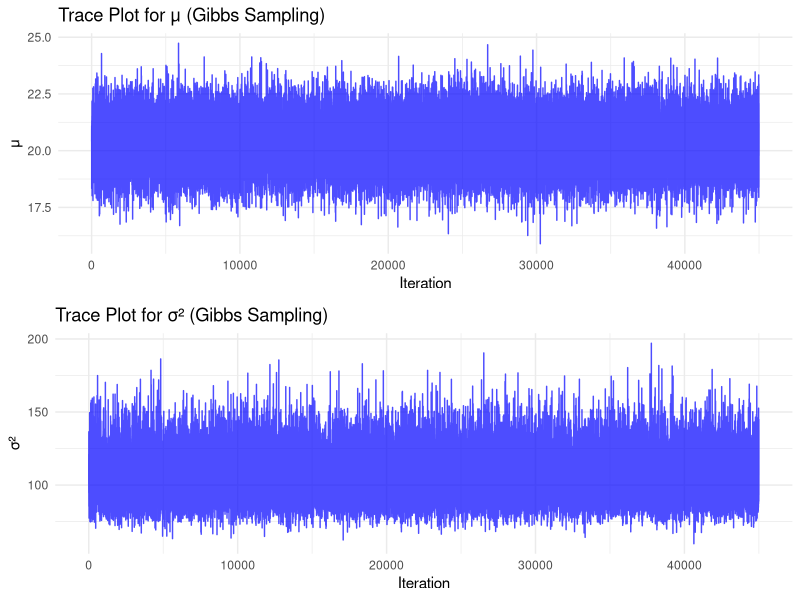
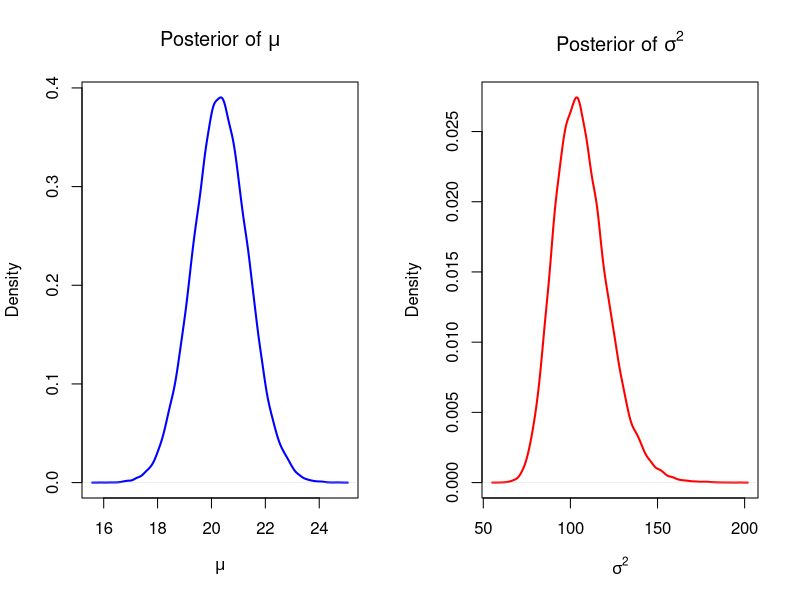
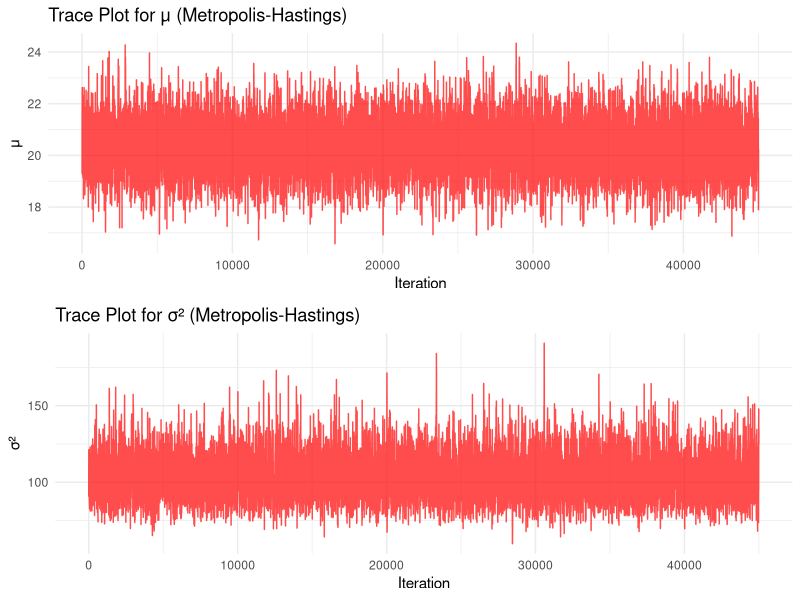
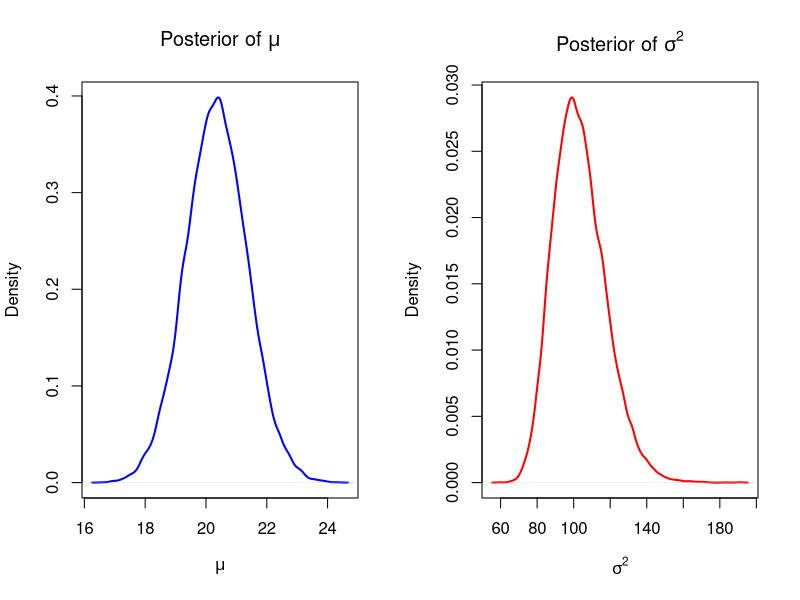
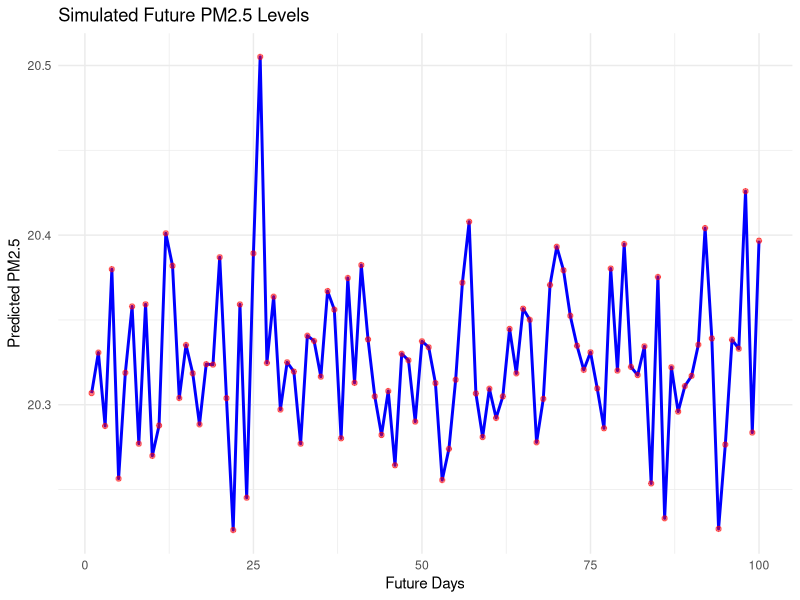
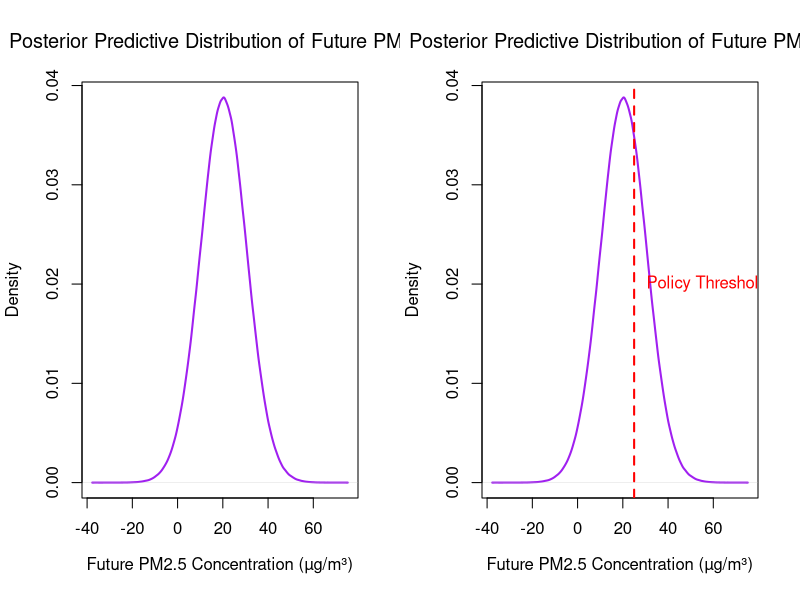
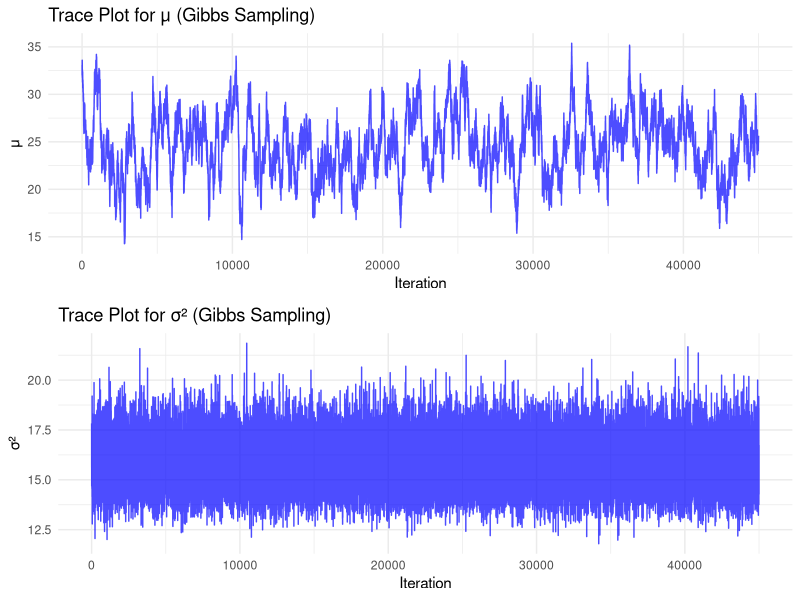
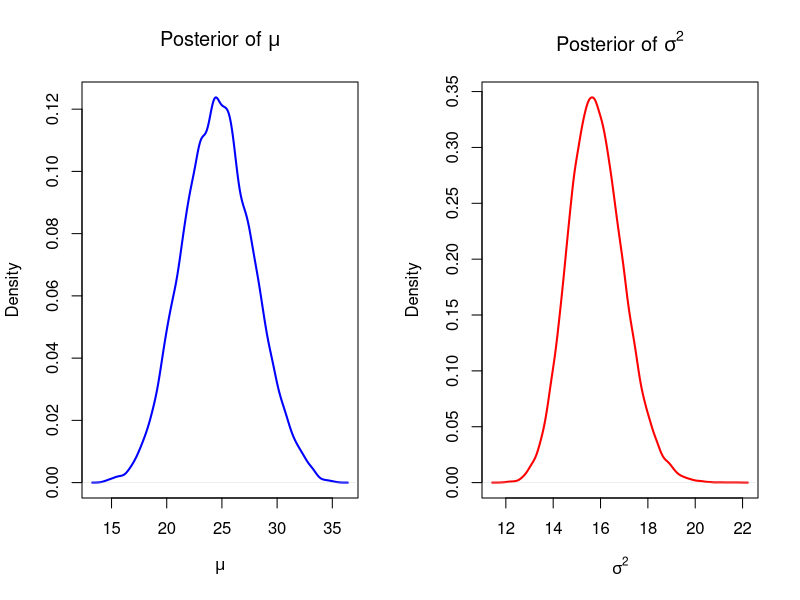

R code for these plots, in order:
## ---- chunk 1
knitr::opts_chunk$set(echo = TRUE)
## ---- chunk 2
library(fastmap)

## ---- chunk 3
# Load necessary libraries
library(ggplot2)
library(MASS)
library(coda)
library(gridExtra)

# Set reproducibility
set.seed(42)

# Simulated Air Quality Data (Daily PM2.5 Levels)
n <- 100
Y <- rnorm(n, mean = 20, sd = 10)  

# Prior Parameters
prior_mean <- 20      # Prior mean
kappa_0 <- 1          # Prior precision parameter
alpha_0 <- 2          # Prior shape parameter for inverse-gamma
beta_0 <- 1           # Prior scale parameter for inverse-gamma

# Number of Samples
num_samples <- 50000
burn_in <- 5000  # Burn-in period

# Initialize Storage 
mean_samples <- numeric(num_samples)
var_samples <- numeric(num_samples)

# Initial Values
var_samples[1] <- 1 / rgamma(1, shape = alpha_0, rate = beta_0)  
mean_samples[1] <- rnorm(1, mean = prior_mean, sd = sqrt(var_samples[1] / kappa_0))  

# Precompute mean(Y) for efficiency
Y_mean <- mean(Y)

# Gibbs Sampling
for (t in 2:num_samples) {
    # Sample variance (σ²) from Inverse-Gamma
    alpha_n <- alpha_0 + n / 2
    beta_n <- beta_0 + 0.5 * (sum((Y - mean_samples[t-1])^2) + ((kappa_0 * n) / (kappa_0 + n)) * (Y_mean - prior_mean)^2)
    var_samples[t] <- 1 / rgamma(1, shape = alpha_n, rate = beta_n)

    # Sample mean (μ) from Normal
    mu_n <- (kappa_0 * prior_mean + n * Y_mean) / (kappa_0 + n)
    kappa_n <- kappa_0 + n
    mean_samples[t] <- rnorm(1, mean = mu_n, sd = sqrt(var_samples[t] / kappa_n))
}

# Remove Burn-in
mean_samples <- mean_samples[(burn_in + 1):num_samples]
var_samples <- var_samples[(burn_in + 1):num_samples]

# Compute posterior means
posterior_mu <- mean(mean_samples)
posterior_var <- mean(var_samples)

# 95% credible intervals
mean_ci <- quantile(mean_samples, c(0.025, 0.975))
var_ci <- quantile(var_samples, c(0.025, 0.975))

# Print posterior estimates and credible intervals
cat("Posterior Mean (μ):", posterior_mu, "\n")
cat("95% CI for μ:", mean_ci, "\n")
cat("Posterior Variance (σ²):", posterior_var, "\n")
cat("95% CI for σ²:", var_ci, "\n")
## ---- chunk 4
# Trace plot for μ using Gibbs
p_mu_gibbs <- ggplot(data.frame(Iteration = 1:length(mean_samples), Value = mean_samples), 
                     aes(x = Iteration, y = Value)) +
  geom_line(color = "blue", alpha = 0.7) +
  labs(title = "Trace Plot for μ (Gibbs Sampling)", x = "Iteration", y = "μ") +
  theme_minimal()

# Trace plot for σ² using Gibbs
p_sigma2_gibbs <- ggplot(data.frame(Iteration = 1:length(var_samples), Value = var_samples), 
                         aes(x = Iteration, y = Value)) +
  geom_line(color = "blue", alpha = 0.7) +
  labs(title = "Trace Plot for σ² (Gibbs Sampling)", x = "Iteration", y = "σ²") +
  theme_minimal()

grid.arrange(p_mu_gibbs, p_sigma2_gibbs, ncol = 1)
## ---- chunk 5
# Create data frame for visualization
df_posterior <- data.frame(mu = mean_samples, sigma_sq = var_samples)

# Posterior Distribution Plots
par(mfrow = c(1, 2))  # Arrange plots side by side

# Mean (mu) posterior distribution as a smooth density curve
plot(density(mean_samples), col = "blue", lwd = 2, 
     main = expression(paste("Posterior of ", mu)), 
     xlab = expression(mu), ylab = "Density")

# Variance (sigma^2) posterior distribution as a smooth density curve
plot(density(var_samples), col = "red", lwd = 2, 
     main = expression(paste("Posterior of ", sigma^2)), 
     xlab = expression(sigma^2), ylab = "Density")
## ---- chunk 6
# Initialize Storage
mu_samples <- numeric(num_samples)
sigma2_samples <- numeric(num_samples)
acceptance_tracker <- numeric(num_samples)  # Track accept/reject

# Initial Values
sigma2_samples[1] <- 1 / rgamma(1, shape = alpha_0, rate = beta_0)  
mu_samples[1] <- rnorm(1, mean = prior_mean, sd = sqrt(sigma2_samples[1] / kappa_0))  

# Proposal Standard Deviations
# Scale based on observed standard deviation of data
sigma_mu <- 0.1 * sd(Y) 

# Scale based on log-transformed variance
sigma_log_sigma2 <- 0.1 * sd(log(Y^2))

# Log of the posterior density function
log_posterior <- function(mu, sigma2) {
  # Ensures that σ² is strictly positive
  if (sigma2 <= 0) return(-Inf) 
  #  Log of Prior for 𝜇
  log_prior_mu <- dnorm(mu, mean = prior_mean, sd = sqrt(sigma2 / kappa_0), log = TRUE)
  # Log of Prior for σ²
  log_prior_sigma2 <- dgamma(1/sigma2, shape = alpha_0, rate = beta_0, log = TRUE) - 2*log(sigma2)
  # Log-Likelihood Function
  log_likelihood <- sum(dnorm(Y, mean = mu, sd = sqrt(sigma2), log = TRUE))
  # Compute Log-Posterior
  return(log_prior_mu + log_prior_sigma2 + log_likelihood)
}


# Metropolis-Hastings Sampling
for (t in 2:num_samples) {
  # Propose new mu from Normal distribution
  mu_proposed <- rnorm(1, mean = mu_samples[t-1], sd = sigma_mu)
  
  # Propose new σ² from Log-Normal distribution
  log_sigma2_proposed <- log(sigma2_samples[t-1]) + rnorm(1, mean = 0, sd = sigma_log_sigma2)
  sigma2_proposed <- exp(log_sigma2_proposed)
  
  # Compute acceptance probability
  log_acceptance_ratio <- log_posterior(mu_proposed, sigma2_proposed) - log_posterior(mu_samples[t-1], sigma2_samples[t-1])
  acceptance_ratio <- exp(log_acceptance_ratio)
  
  # Accept or reject the proposed sample
  if (runif(1) < acceptance_ratio) {
    mu_samples[t] <- mu_proposed
    sigma2_samples[t] <- sigma2_proposed
    acceptance_tracker[t] <- 1  # Accepted
  } else {
    mu_samples[t] <- mu_samples[t-1]
    sigma2_samples[t] <- sigma2_samples[t-1]
    acceptance_tracker[t] <- 0  # Rejected
  }
}


# Remove Burn-in Samples
mu_samples <- mu_samples[(burn_in + 1):num_samples]
sigma2_samples <- sigma2_samples[(burn_in + 1):num_samples]
acceptance_tracker <- acceptance_tracker[(burn_in + 1):num_samples]  # Adjust acceptance tracker

# Posterior means
posterior_mu <- mean(mu_samples)
posterior_sigma2 <- mean(sigma2_samples)

# 95% credible intervals
mu_ci <- quantile(mu_samples, c(0.025, 0.975))
sigma2_ci <- quantile(sigma2_samples, c(0.025, 0.975))

# Display results
cat("Posterior Mean (μ):", posterior_mu, "\n")
cat("95% CI for μ:", mu_ci, "\n")
cat("Posterior Variance (σ²):", posterior_sigma2, "\n")
cat("95% CI for σ²:", sigma2_ci, "\n")

# Acceptance Rate
acceptance_rate <- mean(acceptance_tracker)
cat("Overall Acceptance Rate:", acceptance_rate, "\n")

# Summary of Acceptance Decisions
acceptance_summary <- table(acceptance_tracker)
print(acceptance_summary)


## ---- chunk 7
# Trace plot for μ using Metropolis-Hastings
p_mu_mh <- ggplot(data.frame(Iteration = 1:length(mu_samples), Value = mu_samples), 
                  aes(x = Iteration, y = Value)) +
  geom_line(color = "red", alpha = 0.7) +
  labs(title = "Trace Plot for μ (Metropolis-Hastings)", x = "Iteration", y = "μ") +
  theme_minimal()

# Trace plot for σ² using Metropolis-Hastings
p_sigma2_mh <- ggplot(data.frame(Iteration = 1:length(sigma2_samples), Value = sigma2_samples), 
                      aes(x = Iteration, y = Value)) +
  geom_line(color = "red", alpha = 0.7) +
  labs(title = "Trace Plot for σ² (Metropolis-Hastings)", x = "Iteration", y = "σ²") +
  theme_minimal()

grid.arrange(p_mu_mh, p_sigma2_mh, ncol = 1)
## ---- chunk 8
# Plot Posterior Distributions
par(mfrow = c(1, 2))  

# Posterior distribution of mu (mean) as a smooth density curve
plot(density(mu_samples), col = "blue", lwd = 2, 
     main = expression(paste("Posterior of ", mu)), 
     xlab = expression(mu), ylab = "Density")

# Posterior distribution of sigma^2 (variance) as a smooth density curve
plot(density(sigma2_samples), col = "red", lwd = 2, 
     main = expression(paste("Posterior of ", sigma^2)), 
     xlab = expression(sigma^2), ylab = "Density")

## ---- chunk 9
# Set number of future simulations
# Simulating 100 future days
num_future_days <- 100 
num_simulations <- length(mean_samples) 

# Generate future PM2.5 levels using posterior samples
future_predictions <- replicate(num_future_days, rnorm(num_simulations, mean_samples, sqrt(var_samples)))

# Compute posterior predictive mean and variance
posterior_predictive_mean <- mean(as.vector(future_predictions))  
posterior_predictive_var <- var(as.vector(future_predictions))  

# Compute daily mean for future predictions
future_mean <- apply(future_predictions, 2, mean)

# Print results
cat("Posterior Predictive Mean (Future PM2.5):", posterior_predictive_mean, "\n")
cat("Posterior Predictive Variance:", posterior_predictive_var, "\n")
## ---- chunk 10
# Create a data frame for plotting
future_days <- seq(1, num_future_days)
future_data <- data.frame(Day = future_days, PM2.5 = future_mean)

# Plot future PM2.5 
ggplot(future_data, aes(x = Day, y = PM2.5)) +
  geom_line(color = "blue", size = 1) + 
  geom_point(color = "red", alpha = 0.5) + 
  labs(title = "Simulated Future PM2.5 Levels",
       x = "Future Days",
       y = "Predicted PM2.5") +
  theme_minimal()
## ---- chunk 11
# Plot Posterior Predictive Distribution
plot(density(as.vector(future_predictions)), col = "purple", lwd = 2,
     main = expression(paste("Posterior Predictive Distribution of Future PM2.5")),
     xlab = expression("Future PM2.5 Concentration (µg/m³)"), ylab = "Density")
## ---- chunk 12
# Set air quality threshold for public policy action
threshold <- 25  

# Compute probability of exceeding the threshold
prob_exceedance <- mean(future_predictions > threshold)  

# Print result
cat("Probability of exceeding threshold:", prob_exceedance, "\n")
## ---- chunk 13
# Decision Rule: Trigger Intervention
if (prob_exceedance > 0.7) {
  cat("EMERGENCY MEASURES ACTIVATED: >70% chance of exceedance\n")
} else if (prob_exceedance > 0.5) {
  cat("INDUSTRIAL CURBS: 50-70% chance of exceedance\n")
} else if (prob_exceedance > 0.3) {
  cat("PUBLIC ADVISORIES: 30-50% chance of exceedance\n")
} else if (prob_exceedance > 0.1) {
  cat("MONITOR CLOSELY: 10-30% chance of exceedance\n")
} else {
  cat("NO ACTION REQUIRED: <10% chance of exceedance\n")
}

## ---- chunk 14
# Plot Posterior Predictive Distribution
plot(density(as.vector(future_predictions)), col = "purple", lwd = 2,
     main = expression(paste("Posterior Predictive Distribution of Future PM2.5")),
     xlab = expression("Future PM2.5 Concentration (µg/m³)"), ylab = "Density")

# Add threshold line for policy intervention
abline(v = threshold, col = "red", lwd = 2, lty = 2)
text(threshold + 1, 0.02, "Policy Threshold", col = "red", pos = 4)
## ---- chunk 15
# Define cost parameters (adjust based on policy)
# Cost of a false alarm (e.g., unnecessary public alerts).
C_F <- 50   
# Cost of missing pollution event
C_M <- 500  
# Air quality intervention threshold
T <- 25    

# Compute posterior predictive probability P(θ > T | Y)
prob_exceedance <- mean(future_predictions > T)

# Compute decision threshold
decision_threshold <- C_F / C_M

# Apply Bayesian decision rule
if (prob_exceedance > decision_threshold) {
  cat("Trigger Public Health Intervention: High Risk of Pollution Exceedance!\n")
} else {
  cat("No Immediate Intervention Needed: Pollution Levels Within Safe Limits.\n")
}

# Print probability for reference
cat("P(PM2.5 > 25):", prob_exceedance, "\n")
cat("Decision Threshold:", decision_threshold, "\n")

## ---- chunk 16
# Load necessary libraries
library(ggplot2)
library(MASS)
library(coda)
library(gridExtra)
library(reshape2)

# Set reproducibility
set.seed(42)

# Simulated Air Quality Data 
n <- 365  # Daily data for one year
dates <- seq.Date(from = as.Date("2023-01-01"), to = as.Date("2023-12-31"), by = "day")
month <- as.numeric(format(dates, "%m"))

# Define seasons: 1=Winter, 2=Spring, 3=Summer, 4=Fall
season <- ifelse(month %in% c(12,1,2), 1,  # Winter
          ifelse(month %in% 3:5, 2,         # Spring
          ifelse(month %in% 6:8, 3,         # Summer
          4)))                               # Fall

# True seasonal effects :
base_mean <- 20
true_season_effects <- c(8, 1, 5, 2)  

# Seasonal variances
season_sd <- c(4, 3, 6, 3)  # SD for each season

# Generate data with seasonal patterns
Y <- base_mean + true_season_effects[season] + rnorm(n, mean = 0, sd = season_sd[season])

# Prior Parameters (less informative priors)
prior_mean <- 25      # Prior mean
kappa_0 <- 1          # Prior precision parameter
alpha_0 <- 2          # Prior shape parameter for inverse-gamma
beta_0 <- 1           # Prior scale parameter for inverse-gamma

# Seasonal effect priors
sigma_season_prior <- 10  

# Number of Samples
num_samples <- 50000
burn_in <- 5000

# Initialize Storage 
mean_samples <- numeric(num_samples)
var_samples <- numeric(num_samples)
season_effects <- matrix(0, nrow = num_samples, ncol = 4)

# Initial Values
var_samples[1] <- 1 / rgamma(1, shape = alpha_0, rate = beta_0)
mean_samples[1] <- rnorm(1, mean = prior_mean, sd = sqrt(var_samples[1] / kappa_0))
season_effects[1,] <- rnorm(4, mean = c(8, 1, 5, 2), sd = sigma_season_prior) 

# Gibbs Sampling
for (t in 2:num_samples) {
    # Sample seasonal effects
    for (s in 1:4) {
        season_indices <- which(season == s)
        Y_s <- Y[season_indices]
        n_s <- length(Y_s)
        
        if (n_s > 0) {
            season_mean <- mean(Y_s - mean_samples[t-1])
            precision_data <- n_s/var_samples[t-1]
            precision_prior <- 1/sigma_season_prior^2
            
            post_mean <- (season_mean * precision_data) / (precision_data + precision_prior)
            post_var <- 1/(precision_data + precision_prior)
            
            season_effects[t,s] <- rnorm(1, mean = post_mean, sd = sqrt(post_var))
        } else {
            season_effects[t,s] <- rnorm(1, mean = 0, sd = sigma_season_prior)
        }
    }
    
    # Sample variance (σ²) from Inverse-Gamma
    Y_adjusted <- Y - season_effects[t, season]
    alpha_n <- alpha_0 + n/2
    beta_n <- beta_0 + 0.5*sum((Y_adjusted - mean_samples[t-1])^2)
    var_samples[t] <- 1/rgamma(1, shape = alpha_n, rate = beta_n)
    
    # Sample base mean (μ0) from Normal
    Y_adjusted_mean <- mean(Y_adjusted)
    kappa_n <- kappa_0 + n
    mu_n <- (kappa_0*prior_mean + n*Y_adjusted_mean)/kappa_n
    mean_samples[t] <- rnorm(1, mean = mu_n, sd = sqrt(var_samples[t]/kappa_n))
}

# Remove Burn-in and analyze results
mean_samples <- mean_samples[(burn_in+1):num_samples]
var_samples <- var_samples[(burn_in+1):num_samples]

# Compute posterior means
posterior_mu <- mean(mean_samples)
posterior_var <- mean(var_samples)

# 95% credible intervals
mean_ci <- quantile(mean_samples, c(0.025, 0.975))
var_ci <- quantile(var_samples, c(0.025, 0.975))

# Print posterior estimates and credible intervals
cat("Posterior Mean (μ):", posterior_mu, "\n")
cat("95% CI for μ:", mean_ci, "\n")
cat("Posterior Variance (σ²):", posterior_var, "\n")
cat("95% CI for σ²:", var_ci, "\n")
## ---- chunk 17
# Trace plot for μ using Gibbs
p_mu_gibbs <- ggplot(data.frame(Iteration = 1:length(mean_samples), Value = mean_samples), 
                     aes(x = Iteration, y = Value)) +
  geom_line(color = "blue", alpha = 0.7) +
  labs(title = "Trace Plot for μ (Gibbs Sampling)", x = "Iteration", y = "μ") +
  theme_minimal()

# Trace plot for σ² using Gibbs
p_sigma2_gibbs <- ggplot(data.frame(Iteration = 1:length(var_samples), Value = var_samples), 
                         aes(x = Iteration, y = Value)) +
  geom_line(color = "blue", alpha = 0.7) +
  labs(title = "Trace Plot for σ² (Gibbs Sampling)", x = "Iteration", y = "σ²") +
  theme_minimal()

grid.arrange(p_mu_gibbs, p_sigma2_gibbs, ncol = 1)
## ---- chunk 18
# Create data frame for visualization
df_posterior <- data.frame(mu = mean_samples, sigma_sq = var_samples)

# Set up side-by-side plots
par(mfrow = c(1, 2))

# Posterior Distribution of Mean (μ)
plot(density(mean_samples), col = "blue", lwd = 2, 
     main = expression(paste("Posterior of ", mu)), 
     xlab = expression(mu), ylab = "Density")

# Posterior Distribution of Variance (σ²)
plot(density(var_samples), col = "red", lwd = 2, 
     main = expression(paste("Posterior of ", sigma^2)), 
     xlab = expression(sigma^2), ylab = "Density")
## ---- chunk 19
# Initialize Storage 
mu_samples <- numeric(num_samples)
sigma2_samples <- numeric(num_samples)
season_effects <- matrix(0, nrow = num_samples, ncol = 4)
acceptance_tracker <- numeric(num_samples)

# Initial Values
sigma2_samples[1] <- 1 / rgamma(1, shape = alpha_0, rate = beta_0)
mu_samples[1] <- rnorm(1, mean = prior_mean, sd = sqrt(sigma2_samples[1] / kappa_0))
season_effects[1,] <- rnorm(4, mean = c(8, 1, 5, 2), sd = sigma_season_prior)

# Proposal Standard Deviations
sigma_mu <- 0.05 * sd(Y)  
sigma_log_sigma2 <- 0.05 * sd(log(Y^2))  
sigma_season_proposal <- rep(0.5, 4)

# Log of the posterior density function
log_posterior <- function(mu, sigma2, season_eff) {
  # Ensures that σ² is strictly positive
  if (sigma2 <= 0) return(-Inf)
  # Log of Prior for 𝜇
  log_prior_mu <- dnorm(mu, mean = prior_mean, sd = sqrt(sigma2 / kappa_0), log = TRUE)
  # Log of Prior for σ²
  log_prior_sigma2 <- dgamma(1/sigma2, shape = alpha_0, rate = beta_0, log = TRUE) - 2*log(sigma2)
  # Log of Prior for seasonal effects
  log_prior_season <- sum(dnorm(season_eff, mean = 0, sd = sigma_season_prior, log = TRUE))
  # Log-Likelihood (with seasonal effects)
  seasonal_adjustment <- season_eff[season]
  log_likelihood <- sum(dnorm(Y, mean = mu + seasonal_adjustment, sd = sqrt(sigma2), log = TRUE))
  # Compute Log-Posterior
  return(log_prior_mu + log_prior_sigma2 + log_prior_season + log_likelihood)
}

# Metropolis-Hastings Sampling with Seasonality
for (t in 2:num_samples) {
  # Store current values
  current_mu <- mu_samples[t-1]
  current_sigma2 <- sigma2_samples[t-1]
  current_season <- season_effects[t-1,]
  
   # Propose new mu from Normal distribution
  mu_proposed <- rnorm(1, mean = current_mu, sd = sigma_mu)
  
  # Propose new σ² from Log-Normal distribution
  log_sigma2_proposed <- log(current_sigma2) + rnorm(1, mean = 0, sd = sigma_log_sigma2)
  sigma2_proposed <- exp(log_sigma2_proposed)
  
  # Propose new seasonal effects from Normal distribution
  season_proposed <- current_season + rnorm(4, mean = 0, sd = sigma_season_proposal)
  
  # Compute acceptance probability
  log_current <- log_posterior(current_mu, current_sigma2, current_season)
  log_proposed <- log_posterior(mu_proposed, sigma2_proposed, season_proposed)
  
  log_acceptance_ratio <- log_proposed - log_current
  acceptance_ratio <- exp(log_acceptance_ratio)
  
  # Accept or reject all parameters jointly
  if (runif(1) < acceptance_ratio) {
    mu_samples[t] <- mu_proposed
    sigma2_samples[t] <- sigma2_proposed
    season_effects[t,] <- season_proposed
    acceptance_tracker[t] <- 1
  } else {
    mu_samples[t] <- current_mu
    sigma2_samples[t] <- current_sigma2
    season_effects[t,] <- current_season
    acceptance_tracker[t] <- 0
  }
}

# Remove Burn-in
mu_samples <- mu_samples[(burn_in+1):num_samples]
sigma2_samples <- sigma2_samples[(burn_in+1):num_samples]
season_effects <- season_effects[(burn_in+1):num_samples,]
acceptance_tracker <- acceptance_tracker[(burn_in+1):num_samples]

# Posterior summaries
posterior_mu <- mean(mu_samples)
posterior_sigma2 <- mean(sigma2_samples)

# 95% credible intervals
mu_ci <- quantile(mu_samples, c(0.025, 0.975))
sigma2_ci <- quantile(sigma2_samples, c(0.025, 0.975))

# Results
cat("Posterior Mean (μ):", posterior_mu, "\n")
cat("95% CI for μ:", mu_ci, "\n")
cat("Posterior Variance (σ²):", posterior_sigma2, "\n")
cat("95% CI for σ²:", sigma2_ci, "\n")
cat("Acceptance Rate:", mean(acceptance_tracker), "\n")

# Summary of Acceptance Decisions
acceptance_summary <- table(acceptance_tracker)
print(acceptance_summary)
## ---- chunk 20
# Trace plot for μ using Metropolis-Hastings
p_mu_mh <- ggplot(data.frame(Iteration = 1:length(mu_samples), Value = mu_samples), 
                  aes(x = Iteration, y = Value)) +
  geom_line(color = "red", alpha = 0.7) +
  labs(title = "Trace Plot for μ (Metropolis-Hastings)", x = "Iteration", y = "μ") +
  theme_minimal()

# Trace plot for σ² using Metropolis-Hastings
p_sigma2_mh <- ggplot(data.frame(Iteration = 1:length(sigma2_samples), Value = sigma2_samples), 
                      aes(x = Iteration, y = Value)) +
  geom_line(color = "red", alpha = 0.7) +
  labs(title = "Trace Plot for σ² (Metropolis-Hastings)", x = "Iteration", y = "σ²") +
  theme_minimal()

grid.arrange(p_mu_mh, p_sigma2_mh, ncol = 1)
## ---- chunk 21
# Plot Posterior Distributions
par(mfrow = c(1, 2))  

# Posterior of μ
plot(density(mu_samples), 
     col = "blue", 
     lwd = 2, 
     main = expression(paste("Posterior of ", mu)), 
     xlab = expression(mu), 
     ylab = "Density")

# Posterior of σ²
plot(density(sigma2_samples), 
     col = "red", 
     lwd = 2, 
     main = expression(paste("Posterior of ", sigma^2)), 
     xlab = expression(sigma^2), 
     ylab = "Density")
## ---- chunk 22
# Set number of future simulations
num_future_days <- 366  # Simulating a full year to capture all seasons
num_simulations <- length(mean_samples)

# Generate future dates (starting the day after our last observation)
future_dates <- seq.Date(from = as.Date("2024-01-01"), to = as.Date("2024-12-31"), by = "day")

# Verify we have exactly 365 days (not 366 for a non-leap year)
stopifnot(length(future_dates) == 366)

# Determine season for each future date
future_month <- as.numeric(format(future_dates, "%m"))
future_season <- ifelse(future_month %in% c(12,1,2), 1,  # Winter
                ifelse(future_month %in% 3:5, 2,         # Spring
                ifelse(future_month %in% 6:8, 3,         # Summer
                4)))                                    # Fall

# Randomly select posterior samples to use for prediction
sample_indices <- sample(1:length(mean_samples), num_future_days, replace = TRUE)

# Generate future predictions with seasonality
future_predictions <- numeric(num_future_days)
for (i in 1:num_future_days) {
  # Get the season for this future day
  s <- future_season[i]
  
  # Sample from the posterior distributions
  mu_i <- mean_samples[sample_indices[i]]
  sigma2_i <- var_samples[sample_indices[i]]
  season_effect_i <- season_effects[sample_indices[i], s]
  
  # Generate prediction with seasonal effect
  future_predictions[i] <- rnorm(1, mean = mu_i + season_effect_i, sd = sqrt(sigma2_i))
}

# Create a data frame for visualization
future_df <- data.frame(
  Date = future_dates,
  PM2.5 = future_predictions,
  Season = factor(future_season, levels = 1:4, labels = c("Winter", "Spring", "Summer", "Fall"))
)

# Compute summary statistics by season
seasonal_summary <- aggregate(PM2.5 ~ Season, data = future_df, 
                             FUN = function(x) c(Mean = mean(x), 
                                                SD = sd(x),
                                                Q5 = quantile(x, 0.05),
                                                Q95 = quantile(x, 0.95)))

# Print seasonal summary
print(seasonal_summary)

# Visualize future predictions with seasonality
ggplot(future_df, aes(x = Date, y = PM2.5, color = Season)) +
  geom_point(alpha = 0.6) +  
  labs(title = "Future PM2.5 Concentrations by Date",
       x = "Date",
       y = "PM2.5 (μg/m³)",
       color = "Season") +
  theme_minimal() +
  scale_color_manual(values = c("Winter" = "blue",  
                               "Spring" = "green", 
                               "Summer" = "red", 
                               "Fall" = "orange")) 
## ---- chunk 23
# Calculate posterior predictive distribution statistics
posterior_predictive_mean <- mean(future_predictions)
posterior_predictive_var <- var(future_predictions)

# Print results
cat("Posterior Predictive Mean (with seasonality):", round(posterior_predictive_mean, 2), "μg/m³\n")
cat("Posterior Predictive Variance (with seasonality):", round(posterior_predictive_var, 2), "\n")

# Calculate seasonal posterior predictive statistics
seasonal_pp_means <- tapply(future_predictions, future_season, mean)
seasonal_pp_vars <- tapply(future_predictions, future_season, var)

cat("Seasonal Posterior Predictive Means:\n")
print(round(seasonal_pp_means, 2))
cat("\nSeasonal Posterior Predictive Variances:\n")
print(round(seasonal_pp_vars, 2))
## ---- chunk 24
# Plot Posterior Predictive Distribution
plot(density(as.vector(future_predictions)), col = "purple", lwd = 2,
     main = expression(paste("Posterior Predictive Distribution of Future PM2.5")),
     xlab = expression("Future PM2.5 Concentration (µg/m³)"), ylab = "Density")
## ---- chunk 25
# Set air quality thresholds for public policy action
threshold <- 25  # Standard threshold (µg/m³)

# Compute overall probability of exceeding the threshold
prob_exceedance <- mean(future_predictions > threshold)

# Compute seasonal probabilities of exceedance
seasonal_exceedance <- tapply(future_predictions, future_season, 
                             function(x) mean(x > threshold))

# Convert to named vector with season labels
seasonal_exceedance <- setNames(seasonal_exceedance, 
                               c("Winter", "Spring", "Summer", "Fall"))

# Print results
cat("Overall Probability of Exceeding", threshold, "µg/m³:", 
    round(prob_exceedance, 3), "\n\n")
cat("Seasonal Exceedance Probabilities:\n")
print(round(seasonal_exceedance, 3))
## ---- chunk 26
# Create visualization data frame
exceedance_df <- data.frame(
  Season = factor(names(seasonal_exceedance), 
                 levels = c("Winter", "Spring", "Summer", "Fall")),
  Probability = seasonal_exceedance
)

# Visualize seasonal exceedance probabilities
# Create visualization with black reference line and explicit "Overall Exceedance Prob" label
ggplot(exceedance_df, aes(x = Season, y = Probability, fill = Season)) +
  geom_col(width = 0.7, alpha = 0.8) +
  geom_hline(yintercept = prob_exceedance, 
             linetype = "solid", 
             color = "black", 
             linewidth = 1.2) +  # Changed to solid black line
  scale_fill_manual(values = c("Winter" = "blue", 
                              "Spring" = "green", 
                              "Summer" = "red", 
                              "Fall" = "purple")) +
  labs(title = paste("Probability of PM2.5 Exceeding", threshold, "µg/m³"),
       subtitle = "Seasonal Variation in Air Quality Risk",
       y = "Exceedance Probability", 
       x = "Season") +
  theme_minimal(base_size = 14) +
  theme(legend.position = "none",
        panel.grid.major.x = element_blank()) +
  scale_y_continuous(labels = scales::percent_format(accuracy = 1),
                     expand = expansion(mult = c(0, 0.1))) +
  annotate("text", 
           x = 3.5, 
           y = prob_exceedance + 0.03, 
           label = paste("Overall Exceedance Prob:", round(prob_exceedance*100, 1), "%"), 
           color = "black",
           fontface = "bold",
           size = 5) +
  geom_text(aes(label = paste0(round(Probability*100, 0), "%")), 
            vjust = -0.5, 
            size = 5,
            fontface = "bold")
## ---- chunk 27
# Decision Rules with Seasonal Adjustments
cat("\n=== SEASONAL INTERVENTION STRATEGY ===\n")

# Define seasonal thresholds (can be adjusted)
seasonal_thresholds <- seasonal_exceedance

# Apply different rules per season
for (season in c("Winter", "Spring", "Summer", "Fall")) {
  prob <- seasonal_exceedance[season]
  
  cat(sprintf("\n%s (%.1f%% exceedance risk): ", season, prob*100))
  
  if (prob > seasonal_thresholds[season]) {
    # Winter gets stricter measures due to health vulnerability
    if (season == "Winter") {
      cat("WINTER EMERGENCY: ")
      if (prob > 0.8) {
        cat("SCHOOL CLOSURES + INDUSTRY SHUTDOWN")
      } else {
        cat("TRAFFIC RESTRICTIONS + INDUSTRY CURBS")
      }
    } 
    else if (season == "Summer") {
      cat("SUMMER SMOG PROTOCOL: CONSTRUCTION LIMITS + OZONE ALERTS")
    }
    else {
      cat("SEASONAL INDUSTRIAL CURBS + PUBLIC TRANSPORT BOOST")
    }
  } 
  else if (prob > 0.5) {
    cat("TARGETED INDUSTRY CONTROLS")
  }
  else if (prob > 0.3) {
    if (season == "Spring") {
      cat("POLLEN-POLLUTION COMBO WARNINGS")
    } else {
      cat("VOLUNTARY REDUCTIONS ADVISED")
    }
  }
  else {
    cat("ROUTINE MONITORING")
  }
}

# Overall decision rule 
cat("\n\n=== OVERALL DECISION ===\n")
if (prob_exceedance > 0.7) {
  cat("EMERGENCY MEASURES ACTIVATED: >70% chance of exceedance\n")
} else if (prob_exceedance > 0.5) {
  cat("INDUSTRIAL CURBS: 50-70% chance of exceedance\n")
} else if (prob_exceedance > 0.3) {
  cat("PUBLIC ADVISORIES: 30-50% chance of exceedance\n")
} else if (prob_exceedance > 0.1) {
  cat("MONITOR CLOSELY: 10-30% chance of exceedance\n")
} else {
  cat("NO ACTION REQUIRED: <10% chance of exceedance\n")
}
## ---- chunk 28
# Define seasonal cost parameters (can be adjusted)
seasonal_costs <- list(
  Winter = list(C_F = 60, C_M = 800),  # Higher costs due to health vulnerability
  Spring = list(C_F = 50, C_M = 500),
  Summer = list(C_F = 55, C_M = 600),  # Ozone interactions increase costs
  Fall = list(C_F = 50, C_M = 550)
)

# Air quality threshold
T <- 25

cat("=== SEASONAL BAYESIAN DECISION ANALYSIS ===\n")

for (season in c("Winter", "Spring", "Summer", "Fall")) {
  # Get seasonal predictions
  seasonal_preds <- future_predictions[future_season == which(c("Winter", "Spring", "Summer", "Fall") == season)]
  
  # Compute seasonal exceedance probability
  prob_exceed <- mean(seasonal_preds > T)
  
  # Get season-specific costs
  C_F <- seasonal_costs[[season]]$C_F
  C_M <- seasonal_costs[[season]]$C_M
  decision_threshold <- C_F / C_M
  
  cat(sprintf("\n%s Analysis (%.1f%% exceedance):\n", season, prob_exceed*100))
  cat(sprintf("False Alarm Cost (C_F): %d\n", C_F))
  cat(sprintf("Miss Cost (C_M): %d\n", C_M))
  cat(sprintf("Decision Threshold: %.3f\n", decision_threshold))
  
  # Enhanced decision rule
  if (prob_exceed > decision_threshold + 0.15) {
    cat("ACTION: ACTIVATE STRONG INTERVENTIONS\n")
  } else if (prob_exceed > decision_threshold) {
    cat("ACTION: IMPLEMENT TARGETED MEASURES\n")
  } else if (prob_exceed > decision_threshold/2) {
    cat("ADVISORY: ISSUE PUBLIC HEALTH NOTICE\n")
  } else {
    cat("MONITOR: NO ACTION REQUIRED\n")
  }
}

# Overall decision with weighted average costs
cat("\n=== OVERALL DECISION ===\n")
overall_C_F <- mean(sapply(seasonal_costs, function(x) x$C_F))
overall_C_M <- mean(sapply(seasonal_costs, function(x) x$C_M))
overall_threshold <- overall_C_F / overall_C_M

if (prob_exceedance > overall_threshold + 0.1) {
  cat("REGIONAL CRISIS: COORDINATED EMERGENCY RESPONSE\n")
} else if (prob_exceedance > overall_threshold) {
  cat("REGIONAL ALERT: COORDINATED PREVENTATIVE MEASURES\n")
} else {
  cat("REGIONAL STATUS: NORMAL OPERATIONS\n")
}

cat(sprintf("\nOverall Exceedance Probability: %.2f%%", prob_exceedance*100))
cat(sprintf("\nOverall Decision Threshold: %.3f", overall_threshold))
